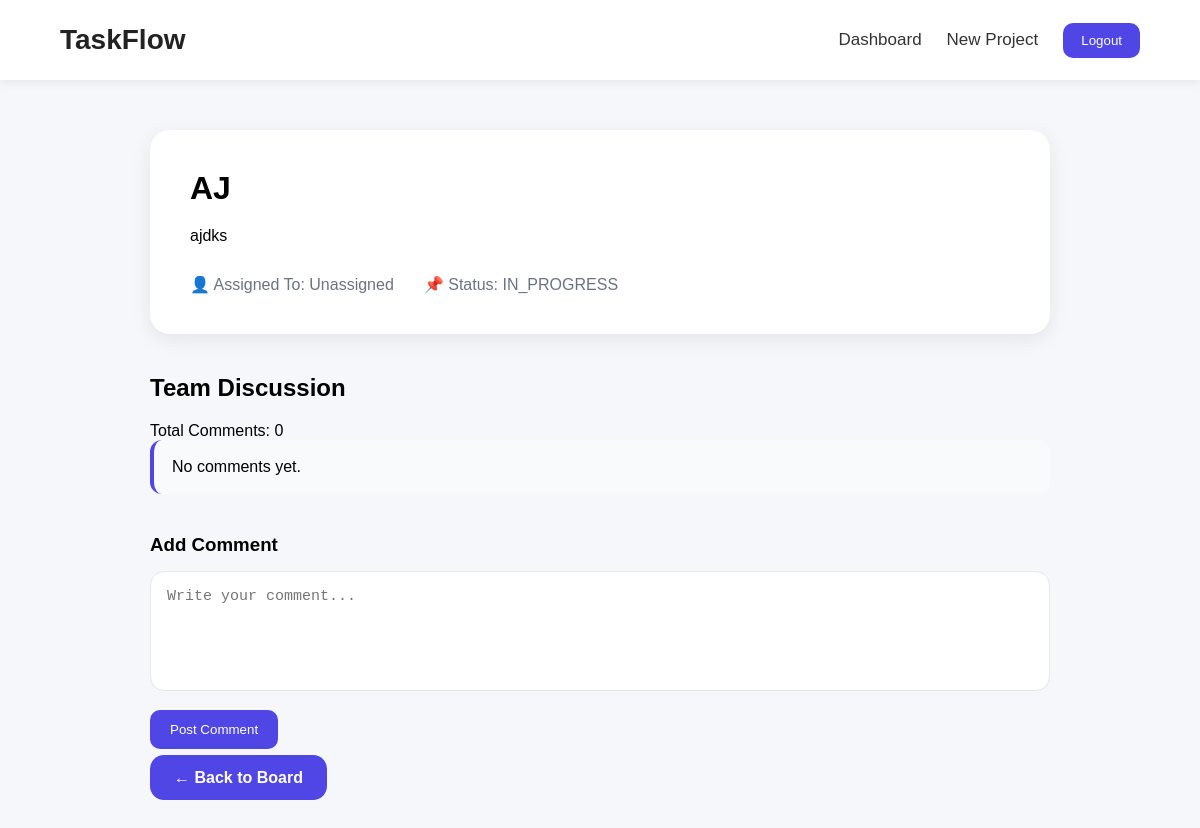
The app's page /task/4/ (signed in) with its own data.
### app/models.py (models this page shows, shortened)
class Task(models.Model):
    STATUS_CHOICES = [
        ('TODO', 'To Do'),
        ('IN_PROGRESS', 'In Progress'),
        ('DONE', 'Done'),
    ]
    project = models.ForeignKey(
        Project,
        on_delete=models.CASCADE
    )
    title = models.CharField(
        max_length=200
    )
    description = models.TextField()
    assigned_to = models.ForeignKey(
        User,
        on_delete=models.SET_NULL,
        null=True,
        blank=True
    )
    status = models.CharField(
        max_length=20,
        choices=STATUS_CHOICES,
        default='TODO'
    )
    created_at = models.DateTimeField(
        auto_now_add=True
    )

### app/views.py (the view)
# urls.py: path('task/<int:task_id>/',task_detail,name='task_detail'),
@login_required
def task_detail(request, task_id):
    task = Task.objects.get(
        id=task_id
    )
    comments = Comment.objects.filter(
        task=task
    ).order_by('created_at')
    return render(
        request,
        'task_detail.html',
        {
            'task': task,
            'comments': comments
        }
    )

### app/templates/task_detail.html (shortened to what this page needs)
{% extends 'base.html' %}
{% block content %}
<div class="task-detail-container">
    <div class="task-detail-card">
        <h1>{{ task.title }}</h1>
        <p>{{ task.description }}</p>
        <div class="task-meta">
            <p>
                👤 Assigned To:
                {% if task.assigned_to %}
                    {{ task.assigned_to.username }}
                {% else %}
                    Unassigned
                {% endif %}
            </p>
            <p>
                📌 Status:
                {{ task.status }}
            </p>
        </div>
    </div>
    <div class="comments-section">
        <h2>
            Team Discussion
        </h2>
        <p>
            Total Comments:
            {{ comments.count }}
        </p>
        {% for comment in comments %}
            <div class="comment-card">
                <strong>
                    {{ comment.user.username }}
                </strong>
                <span>
                    {{ comment.created_at|date:"d M Y H:i" }}
                </span>
                <p>
                    {{ comment.text }}
                </p>
            </div>
        {% empty %}
            <div class="comment-card">
                No comments yet.
            </div>
        {% endfor %}
    </div>
    <div class="comment-form">
        <h3>
            Add Comment
        </h3>
        <form method="POST"
              action="{% url 'add_comment' task.id %}">
            <textarea
                name="comment"
                placeholder="Write your comment..."
                required></textarea>
            <button type="submit">
                Post Comment
            </button>
        </form>
    </div>
    <div style="margin-top:20px;">
        <a href="{% url 'project_board' task.project.id %}"
           class="create-btn">
            ← Back to Board
        </a>
    </div>
</div>
{% endblock %}

### app/static/style.css (style rules this page uses)
* { margin:0; padding:0; box-sizing:border-box; }
body { font-family:Arial,sans-serif; background:#f5f7fb; }
.create-btn { background:#4f46e5; color:white; padding:14px 24px; border-radius:14px; text-decoration:none; font-weight:bold; transition:0.3s; }
textarea { width:100%; min-height:140px; padding:16px; border:1px solid #e5e7eb; border-radius:14px; resize:none; font-size:15px; }
.task-detail-container { max-width:900px; margin:50px auto; }
.task-detail-card { background:white; padding:40px; border-radius:20px; box-shadow:0 5px 20px rgba(0,0,0,0.08); }
.task-detail-card h1 { margin-bottom:20px; }
.task-meta { margin-top:30px; display:flex; gap:30px; color:#6b7280; }
.comments-section { margin-top:40px; }
.comments-section h2 { margin-bottom:20px; }
.comment-card { background:#f8fafc; padding:18px; border-radius:12px; margin-bottom:15px; border-left:4px solid #4f46e5; }
.comment-form { margin-top:40px; }
.comment-form textarea { width:100%; min-height:120px; margin-top:15px; margin-bottom:15px; }
.comment-form button { background:#4f46e5; color:white; border:none; padding:12px 20px; border-radius:10px; cursor:pointer; }

### records on screen
Task: title "AJ", description "ajdks", status "IN_PROGRESS"

### other values on screen
{{ comments.count }} "0"
